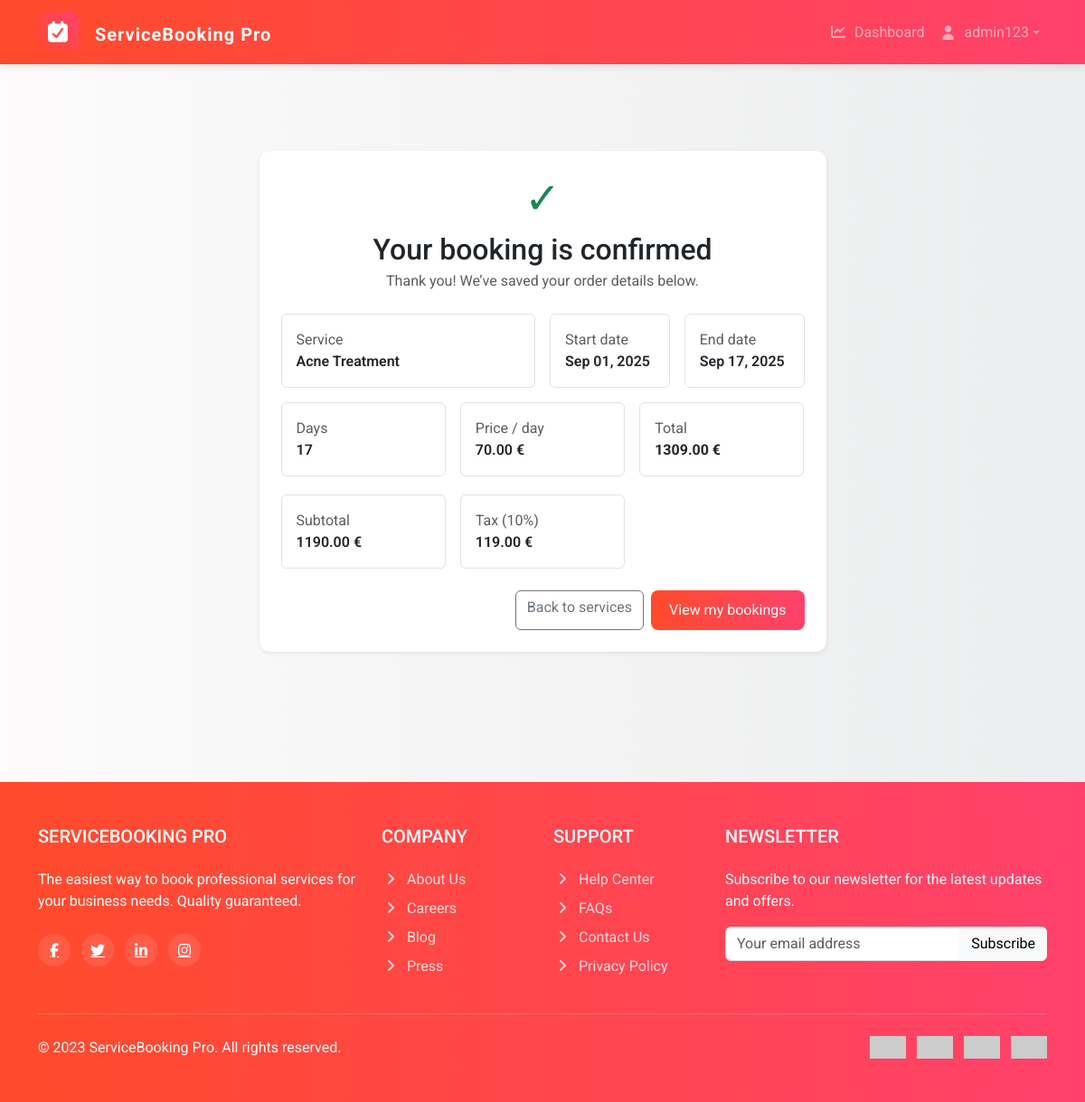
The page /bookings/order-success/2/ (signed in) on the database its author committed.
### bookings/models.py (models this page shows, shortened)
class Booking(models.Model):
    user = models.ForeignKey(settings.AUTH_USER_MODEL, on_delete=models.CASCADE)
    service = models.ForeignKey(Service, on_delete=models.CASCADE)
    start_date = models.DateField()
    end_date = models.DateField()
    created_at = models.DateTimeField(auto_now_add=True)

### services/models.py (models this page shows, shortened)
class Service(models.Model):
    name = models.CharField(max_length=200)
    description = models.TextField(blank=True)
    category = models.CharField(max_length=100)
    price = models.DecimalField(max_digits=10, decimal_places=2)

### bookings/views.py (the view)
# urls.py: path("order-success/<int:booking_id>/", views.order_success, name="order_success"),
@login_required
def order_success(request, booking_id):
    booking = get_object_or_404(
        Booking.objects.select_related("service"),
        pk=booking_id,
        user=request.user,
    )
    if booking.start_date and booking.end_date and booking.service and booking.service.price is not None:
        days = (booking.end_date - booking.start_date).days + 1
        price_per_day = Decimal(booking.service.price)
        subtotal = price_per_day * days
        tax = (subtotal * TAX_RATE).quantize(Decimal("0.01"))
        total = (subtotal + tax).quantize(Decimal("0.01"))
    else:
        days = 0
        price_per_day = None
        subtotal = Decimal("0.00")
        tax = Decimal("0.00")
        total = Decimal("0.00")
    return render(request, "bookings/order_success.html", {
        "booking": booking,
        "days": days,
        "price_per_day": price_per_day,
        "subtotal": subtotal,
        "tax": tax,
        "total": total,
        "tax_rate_percent": int(TAX_RATE * 100),
    })

### templates/bookings/order_success.html (shortened to what this page needs)
{% extends "base.html" %}
{% block content %}
<div class="container py-5">
  <div class="row justify-content-center">
    <div class="col-lg-7">
      <div class="card shadow-sm">
        <div class="card-body p-4">
          <div class="text-center mb-4">
            <div class="display-5 text-success mb-2">✓</div>
            <h2 class="mb-1">Your booking is confirmed</h2>
            <p class="text-muted mb-0">Thank you! We’ve saved your order details below.</p>
          </div>
          <div class="row g-3">
            <div class="col-md-6">
              <div class="border rounded p-3 h-100">
                <div class="text-muted">Service</div>
                <div class="fw-semibold">{{ booking.service.name }}</div>
              </div>
            </div>
            <div class="col-md-3">
              <div class="border rounded p-3 h-100">
                <div class="text-muted">Start date</div>
                <div class="fw-semibold">
                  {% if booking.start_date %}{{ booking.start_date|date:"M d, Y" }}{% else %}—{% endif %}
                </div>
              </div>
            </div>
            <div class="col-md-3">
              <div class="border rounded p-3 h-100">
                <div class="text-muted">End date</div>
                <div class="fw-semibold">
                  {% if booking.end_date %}{{ booking.end_date|date:"M d, Y" }}{% else %}—{% endif %}
                </div>
              </div>
            </div>
            <div class="col-md-4">
              <div class="border rounded p-3 h-100">
                <div class="text-muted">Days</div>
                <div class="fw-semibold">
                  {% if days %}{{ days }}{% else %}—{% endif %}
                </div>
              </div>
            </div>
            <div class="col-md-4">
              <div class="border rounded p-3 h-100">
                <div class="text-muted">Price / day</div>
                <div class="fw-semibold">
                  {% if price_per_day is not None %}
                    {{ price_per_day|floatformat:2 }} €
                  {% else %}
                    {{ booking.service.price|floatformat:2 }} €
                  {% endif %}
                </div>
              </div>
            </div>
            <div class="col-md-4">
              <div class="border rounded p-3 h-100">
                <div class="text-muted">Total</div>
                <div class="fw-bold">
                  {% if total %}{{ total|floatformat:2 }} €{% else %}—{% endif %}
                </div>
              </div>
            </div>
          </div>
          <div class="row g-3 mt-1">
            <div class="col-md-4">
              <div class="border rounded p-3 h-100">
                <div class="text-muted">Subtotal</div>
                <div class="fw-semibold">
                  {% if subtotal %}{{ subtotal|floatformat:2 }} €{% else %}—{% endif %}
                </div>
              </div>
            </div>
            <div class="col-md-4">
              <div class="border rounded p-3 h-100">
                <div class="text-muted">Tax ({{ tax_rate_percent }}%)</div>
                <div class="fw-semibold">
                  {% if tax %}{{ tax|floatformat:2 }} €{% else %}—{% endif %}
                </div>
              </div>
            </div>
          </div>
          <div class="d-flex gap-2 mt-4 justify-content-end">
            <a href="{% url 'service_list' %}" class="btn btn-outline-secondary">Back to services</a>
            <a href="{% url 'my_bookings' %}" class="btn btn-primary">View my bookings</a>
          </div>
        </div>
      </div>
    </div>
  </div>
</div>
{% endblock %}

### templates/base.html (shortened to what this page needs)
{% load static %}
<!DOCTYPE html>
<html lang="en">
   <head>
      <link href="https://cdn.jsdelivr.net/npm/bootstrap@5.3.0/dist/css/bootstrap.min.css" rel="stylesheet">
      <link rel="stylesheet" href="https://cdnjs.cloudflare.com/ajax/libs/font-awesome/7.0.0/css/all.min.css" />
      <link rel="stylesheet" href="{% static 'css/style.css' %}">
   </head>
   <body>
      <nav class="navbar sticky-top navbar-expand-lg navbar-dark gradient-bg">
         <div class="container">
            <a class="navbar-brand" href="{% url 'service_list' %}">
               <div class="logo"><i class="fas fa-calendar-check fa-lg"></i></div>
               ServiceBooking Pro
            </a>
            <div class="collapse navbar-collapse justify-content-end" id="navbarNav">
               {% if user.is_authenticated %}
               <ul class="navbar-nav d-flex align-items-center">
			      <li class="nav-item">
                     <a class="nav-link" href="{% url 'my_bookings' %}"><i class="fas fa-chart-line me-1"></i> Dashboard</a>
                  </li>
                  <li class="nav-item dropdown">
					<a class="nav-link dropdown-toggle d-flex align-items-center" href="#" role="button" data-bs-toggle="dropdown">
					  <i class="fa-solid fa-user me-2"></i>
					  {{ user.first_name|default:user.username }}
					</a>
                  </li>
               </ul>
               {% endif %}
            </div>
         </div>
      </nav>
      <div class="container py-5">
         {% block content %}
         {% endblock %}
      </div>
      <footer class="py-5 mt-5">
         <div class="container">
            <div class="row">
               <div class="col-lg-4 mb-4 mb-lg-0">
                  <h5 class="text-uppercase mb-4">ServiceBooking Pro</h5>
                  <p>The easiest way to book professional services for your business needs. Quality guaranteed.</p>
                  <div class="mt-4">
                     <a href="#" class="social-icon me-2"><i class="fab fa-facebook-f"></i></a>
                     <a href="#" class="social-icon me-2"><i class="fab fa-twitter"></i></a>
                     <a href="#" class="social-icon me-2"><i class="fab fa-linkedin-in"></i></a>
                     <a href="#" class="social-icon"><i class="fab fa-instagram"></i></a>
                  </div>
               </div>
               <div class="col-lg-2 col-md-6 mb-4 mb-md-0">
                  <h5 class="text-uppercase mb-4">Company</h5>
                  <ul class="list-unstyled footer-links">
                     <li class="mb-2"><a href="#"><i class="fas fa-angle-right me-2"></i>About Us</a></li>
                     <li class="mb-2"><a href="#"><i class="fas fa-angle-right me-2"></i>Careers</a></li>
                     <li class="mb-2"><a href="#"><i class="fas fa-angle-right me-2"></i>Blog</a></li>
                     <li class="mb-2"><a href="#"><i class="fas fa-angle-right me-2"></i>Press</a></li>
                  </ul>
               </div>
               <div class="col-lg-2 col-md-6 mb-4 mb-md-0">
                  <h5 class="text-uppercase mb-4">Support</h5>
                  <ul class="list-unstyled footer-links">
                     <li class="mb-2"><a href="#"><i class="fas fa-angle-right me-2"></i>Help Center</a></li>
                     <li class="mb-2"><a href="#"><i class="fas fa-angle-right me-2"></i>FAQs</a></li>
                     <li class="mb-2"><a href="#"><i class="fas fa-angle-right me-2"></i>Contact Us</a></li>
                     <li class="mb-2"><a href="#"><i class="fas fa-angle-right me-2"></i>Privacy Policy</a></li>
                  </ul>
               </div>
               <div class="col-lg-4 col-md-12">
                  <h5 class="text-uppercase mb-4">Newsletter</h5>
                  <p>Subscribe to our newsletter for the latest updates and offers.</p>
                  <div class="input-group mb-3">
                     <input type="email" class="form-control" placeholder="Your email address" aria-label="Email">
                     <button class="btn btn-light" type="button">Subscribe</button>
                  </div>
               </div>
            </div>
            <hr class="my-4 bg-light">
            <div class="row align-items-center">
               <div class="col-md-6 text-center text-md-start">
                  <p class="mb-0">&copy; 2023 ServiceBooking Pro. All rights reserved.</p>
               </div>
               <div class="col-md-6 text-center text-md-end">
                  <img src="https://via.placeholder.com/40x25/ffffff/000000?text=VISA" alt="Visa" class="me-2">
                  <img src="https://via.placeholder.com/40x25/ffffff/000000?text=MC" alt="Mastercard" class="me-2">
                  <img src="https://via.placeholder.com/40x25/ffffff/000000?text=PP" alt="PayPal" class="me-2">
                  <img src="https://via.placeholder.com/40x25/ffffff/000000?text=AMEX" alt="American Express">
               </div>
            </div>
         </div>
      </footer>
   </body>
</html>

### static/css/style.css (style rules this page uses)
*, *::before, *::after { animation: none !important; transition: none !important; scroll-behavior: auto !important; }
:root { --primary: #FF4B2B; --secondary: #FF416C; --accent: #FF6B6B; --light: #f8f9fa; --dark: #343a40; }
body { font-family: 'Roboto', sans-serif; background: linear-gradient(to right, #fdfbfb, #ebedee); min-height: 100vh; display: flex; flex-direction: column; }
.container { background-color: none; }
.gradient-bg { background: linear-gradient(to right, var(--primary), var(--secondary)); }
.navbar { box-shadow: 0 2px 10px rgba(0,0,0,0.1); }
.navbar-brand { font-weight: 700; letter-spacing: 1px; }
.logo { display: inline-flex; align-items: center; justify-content: center; background: linear-gradient(45deg, var(--primary), var(--secondary)); color: #fff; width: 45px; height: 45px; border-radius: 10px; margin-right: 12px; }
.card { border-radius: 12px; box-shadow: 0 8px 20px rgba(0,0,0,0.1); border: none; }
.btn-primary { background: linear-gradient(to right, var(--primary), var(--secondary)); border: none; border-radius: 8px; padding: 10px 20px; }
footer { background: linear-gradient(to right, var(--primary), var(--secondary)); color: #fff; margin-top: auto; }
.footer-links a { color: rgba(255,255,255,0.8); text-decoration: none; }
.social-icon { width: 36px; height: 36px; display: inline-flex; align-items: center; justify-content: center; background: rgba(255,255,255,0.1); color: #fff; border-radius: 50%; }

### rows shown on the page
Booking: service.name "Acne Treatment", start_date "Sep 01, 2025", end_date "Sep 17, 2025"
Service: price "70.00"

### other values the page prints
{{ user.first_name|default:user.username }} "admin123"
{{ days }} "17"
{{ total|floatformat:2 }} "1309.00"
{{ subtotal|floatformat:2 }} "1190.00"
{{ tax_rate_percent }} "10"
{{ tax|floatformat:2 }} "119.00"
